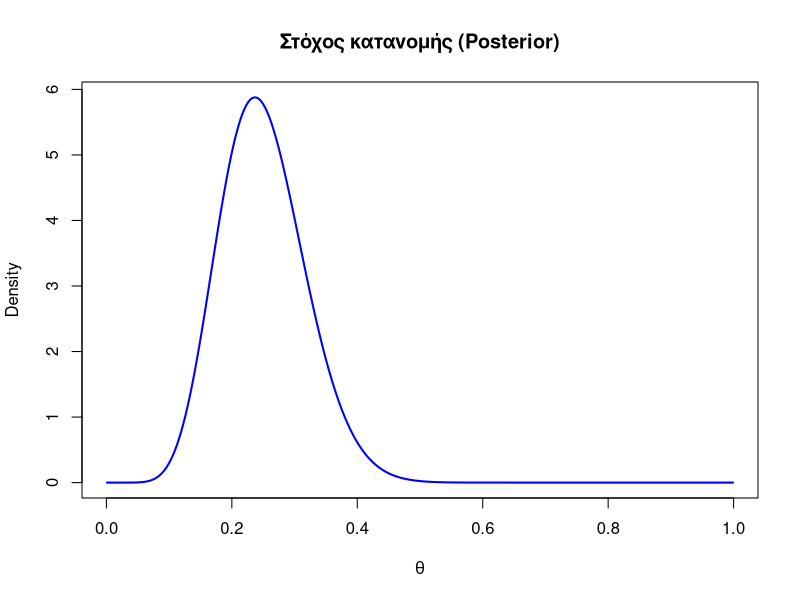
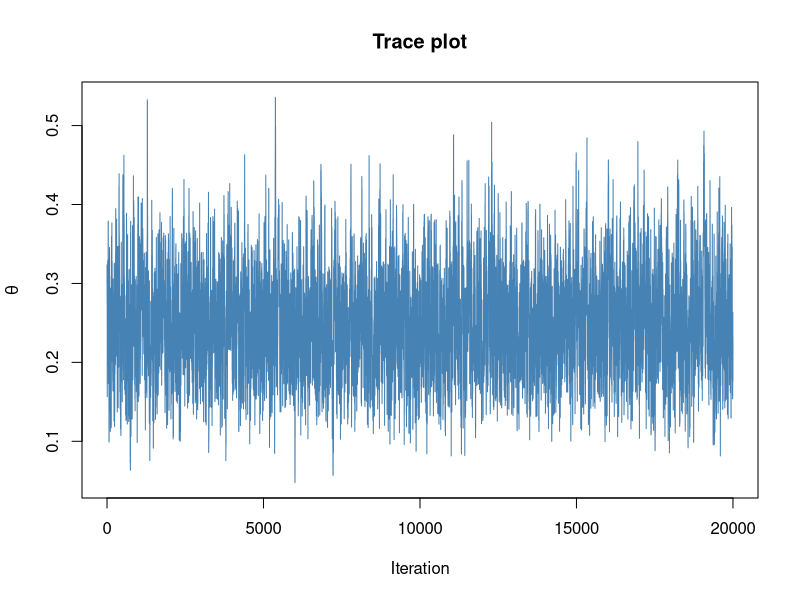
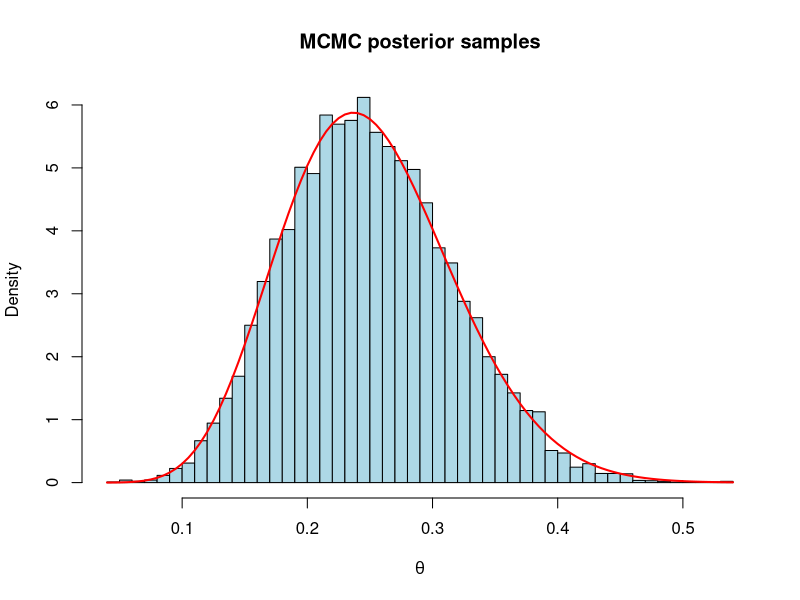
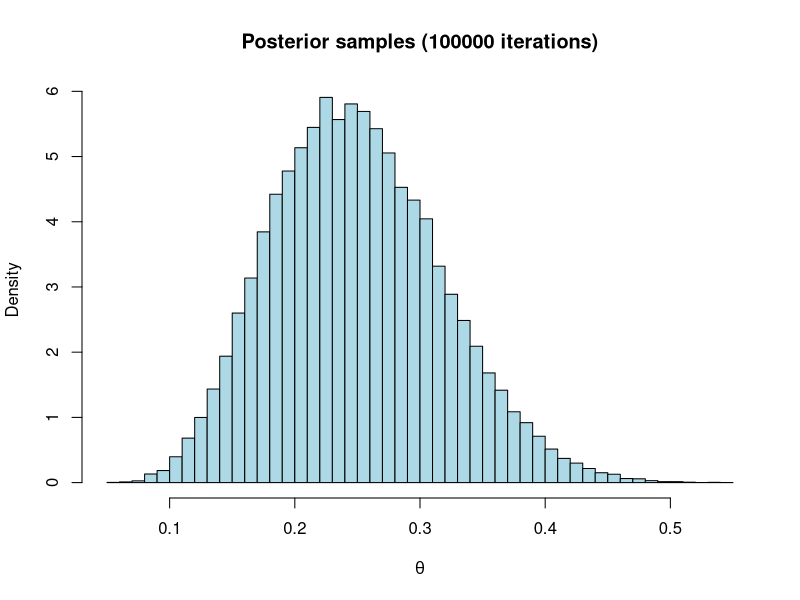

These charts were generated, in order, by the following R code:
## ---- chunk 1
#| label: setup
#| include: false

options(timeout = 600)

pkgs <- c("ggplot2", "dplyr", "tibble")

to_install <- setdiff(pkgs, rownames(installed.packages()))
if (length(to_install) > 0) {
  install.packages(to_install, repos = "https://cloud.r-project.org")
}

suppressPackageStartupMessages({
  lapply(pkgs, library, character.only = TRUE)
})

theme_set(theme_minimal(base_size = 14))
## ---- chunk 2
#| label: target-distribution

theta_grid <- seq(0.001, 0.999, length.out = 2000)

plot(theta_grid,
     dbeta(theta_grid, 10, 30),
     type = "l",
     lwd = 2,
     col = "blue",
     xlab = expression(theta),
     ylab = "Density",
     main = "Στόχος κατανομής (Posterior)")

## ---- chunk 3
#| label: metropolis-algorithm

metropolis <- function(n_iter = 20000,
                       start = 0.3,
                       proposal_sd = 0.05) {

  theta <- numeric(n_iter)
  theta[1] <- start

  accepted <- 0

  for(i in 2:n_iter){

    proposal <- rnorm(1, theta[i-1], proposal_sd)

    if(proposal > 0 && proposal < 1){

      ratio <- dbeta(proposal, 10, 30) /
               dbeta(theta[i-1], 10, 30)

      alpha <- min(1, ratio)

      if(runif(1) < alpha){

        theta[i] <- proposal
        accepted <- accepted + 1

      } else {

        theta[i] <- theta[i-1]

      }

    } else {

      theta[i] <- theta[i-1]

    }

  }

  list(
    samples = theta,
    acc_rate = accepted / n_iter
  )

}
## ---- chunk 4
fit <- metropolis()

samples <- fit$samples

fit$acc_rate
## ---- chunk 5
plot(samples,
     type="l",
     col="steelblue",
     xlab="Iteration",
     ylab=expression(theta),
     main="Trace plot")

## ---- chunk 6
hist(samples,
     prob=TRUE,
     breaks=40,
     col="lightblue",
     main="MCMC posterior samples",
     xlab=expression(theta))

curve(dbeta(x,10,30),
      add=TRUE,
      col="red",
      lwd=2)
## ---- chunk 7
mean(samples)

quantile(samples,c(0.025,0.975))

## ---- chunk 8

fit_small <- metropolis(proposal_sd=0.01)
fit_large <- metropolis(proposal_sd=0.2)

fit_small$acc_rate
fit_large$acc_rate

## ---- chunk 9
fit_long <- metropolis(n_iter = 100000)

samples_long <- fit_long$samples

hist(samples_long,
     prob = TRUE,
     breaks = 40,
     col = "lightblue",
     main = "Posterior samples (100000 iterations)",
     xlab = expression(theta))
